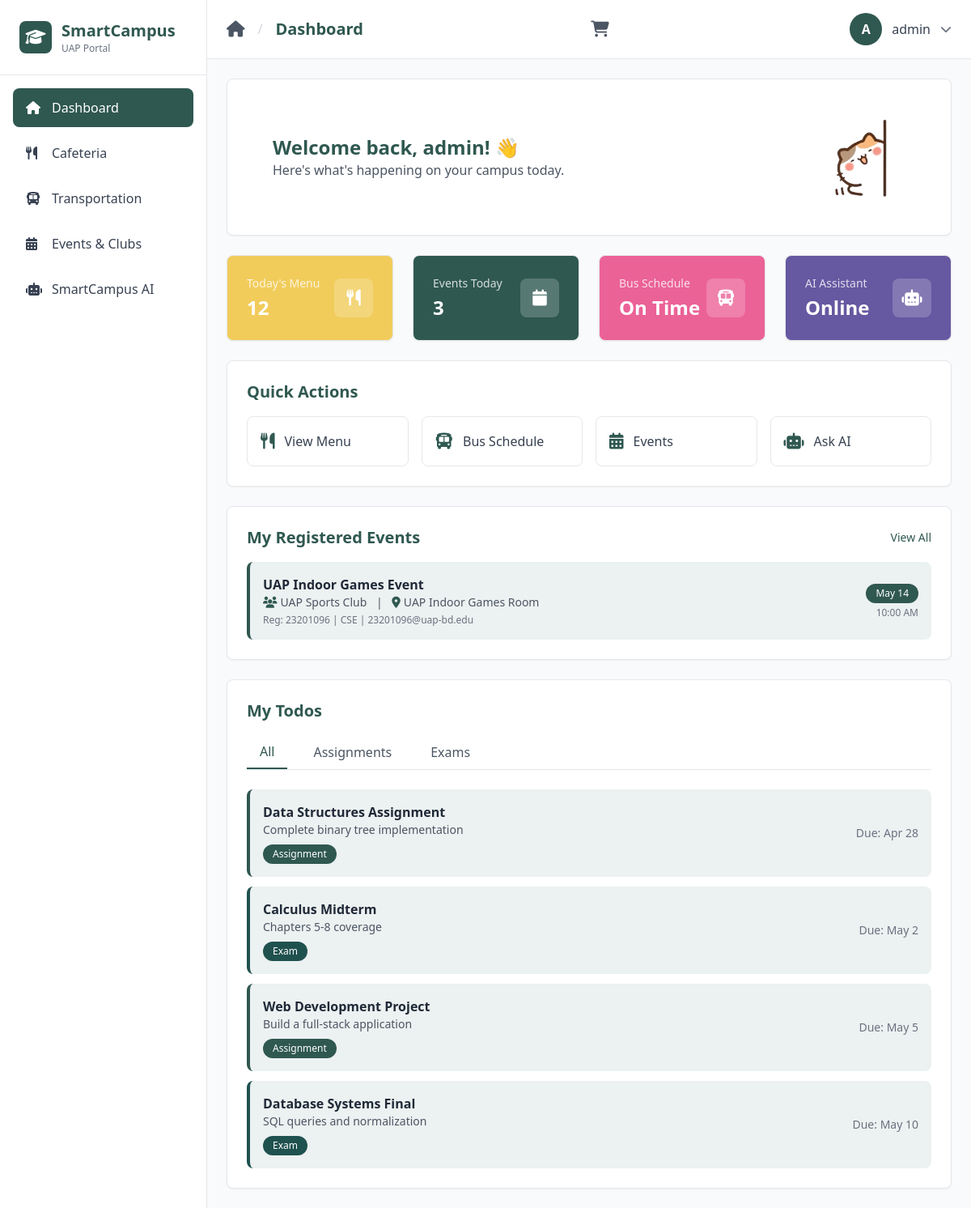
The page /dashboard/ (signed in) on the database its author committed.
### main/models.py (models this page shows, shortened)
class EventRegistration(models.Model):
    user = models.ForeignKey(User, on_delete=models.CASCADE, related_name='event_registrations')
    event = models.ForeignKey(Event, on_delete=models.CASCADE, related_name='registrations')
    full_name = models.CharField(max_length=200, blank=True, default='')
    registration_number = models.CharField(max_length=50, blank=True, default='')
    edu_email = models.EmailField(blank=True, default='')
    department = models.CharField(max_length=100, blank=True, default='')
    registered_at = models.DateTimeField(auto_now_add=True)
    class Meta:
        unique_together = ['user', 'event']
        ordering = ['-registered_at']

class Event(models.Model):
    title = models.CharField(max_length=300)
    description = models.TextField()
    club = models.ForeignKey(Club, on_delete=models.CASCADE, related_name='events')
    event_date = models.DateField()
    event_time = models.TimeField()
    location = models.CharField(max_length=300)
    image = models.ImageField(upload_to='events/', blank=True, null=True)
    is_active = models.BooleanField(default=True)
    created_at = models.DateTimeField(auto_now_add=True)
    updated_at = models.DateTimeField(auto_now=True)
    class Meta:
        ordering = ['event_date', 'event_time']

class Club(models.Model):
    name = models.CharField(max_length=200)
    description = models.TextField()
    category = models.CharField(max_length=100, choices=[
        ('cultural', 'Cultural'),
        ('sports', 'Sports'),
        ('academic', 'Academic'),
        ('technology', 'Technology'),
        ('arts', 'Arts'),
        ('social', 'Social'),
    ])
    president = models.CharField(max_length=200, blank=True)
    contact_email = models.EmailField(blank=True)
    logo = models.ImageField(upload_to='clubs/', blank=True, null=True)
    is_active = models.BooleanField(default=True)
    created_at = models.DateTimeField(auto_now_add=True)
    updated_at = models.DateTimeField(auto_now=True)
    class Meta:
        ordering = ['name']

### main/views.py (the view)
# urls.py: path('dashboard/', dashboard, name='dashboard'),
@login_required
def dashboard(request):
    from django.utils import timezone
    registered_events = EventRegistration.objects.filter(
        user=request.user,
        event__is_active=True,
        event__event_date__gte=timezone.now().date()
    ).select_related('event', 'event__club').order_by('event__event_date', 'event__event_time')[:5]
    return render(request, 'dashboard.html', {
        'active_page': 'dashboard',
        'page_title': 'Dashboard',
        'registered_events': registered_events,
    })

### main/context_processors.py (called while the page is built)
def cart_count(request):
    cart = request.session.get('cart', {})
    return {'cart_count': sum(cart.values())}

### templates/dashboard.html (shortened to what this page needs)
{% extends 'user_base.html' %}
{% load static %}
{% block content %}
<div class="space-y-6">
    <div class="bg-white rounded-lg shadow-sm border border-gray-200 p-6">
        <div class="flex items-center justify-between">
            <div class="flex items-center space-x-4">
                <div class="pl-8">
                    <h2 class="text-2xl font-bold text-primary">Welcome back, {{ user.username }}! 👋</h2>
                    <p class="text-gray-600">Here's what's happening on your campus today.</p>
                </div>
            </div>
            <div class="hidden lg:block">
                <img src="{% static 'smartcampus/images/welcome.png' %}" alt="Welcome" class="w-40 h-36 object-cover rounded-lg">
            </div>
        </div>
    </div>
    <div class="grid grid-cols-1 md:grid-cols-2 lg:grid-cols-4 gap-6">
        <div class="bg-[#f1cc5b] rounded-lg shadow-sm border border-gray-200 p-6 text-white">
            <div class="flex items-center justify-between">
                <div>
                    <p class="text-sm text-white/80 mb-1">Today's Menu</p>
                    <p class="text-2xl font-bold">12</p>
                </div>
                <div class="w-12 h-12 bg-white/20 backdrop-blur-sm rounded-lg flex items-center justify-center">
                    <i class="fas fa-utensils text-white text-xl"></i>
                </div>
            </div>
        </div>
        <div class="bg-gradient-to-br from-primary to-primary rounded-lg shadow-sm border border-gray-200 p-6 text-white">
            <div class="flex items-center justify-between">
                <div>
                    <p class="text-sm text-white/80 mb-1">Events Today</p>
                    <p class="text-2xl font-bold">3</p>
                </div>
                <div class="w-12 h-12 bg-white/20 backdrop-blur-sm rounded-lg flex items-center justify-center">
                    <i class="fas fa-calendar text-white text-xl"></i>
                </div>
            </div>
        </div>
        <div class="bg-[#eb6297] rounded-lg shadow-sm border border-gray-200 p-6 text-white">
            <div class="flex items-center justify-between">
                <div>
                    <p class="text-sm text-white/80 mb-1">Bus Schedule</p>
                    <p class="text-2xl font-bold">On Time</p>
                </div>
                <div class="w-12 h-12 bg-white/20 backdrop-blur-sm rounded-lg flex items-center justify-center">
                    <i class="fas fa-bus text-white text-xl"></i>
                </div>
            </div>
        </div>
        <div class="bg-[#6658a1] rounded-lg shadow-sm border border-gray-200 p-6 text-white">
            <div class="flex items-center justify-between">
                <div>
                    <p class="text-sm text-white/80 mb-1">AI Assistant</p>
                    <p class="text-2xl font-bold">Online</p>
                </div>
                <div class="w-12 h-12 bg-white/20 backdrop-blur-sm rounded-lg flex items-center justify-center">
                    <i class="fas fa-robot text-white text-xl"></i>
                </div>
            </div>
        </div>
    </div>
    <div class="bg-white rounded-lg shadow-sm border border-gray-200 p-6">
        <h3 class="text-xl font-bold text-primary mb-4">Quick Actions</h3>
        <div class="grid grid-cols-1 md:grid-cols-2 lg:grid-cols-4 gap-4">
            <a href="{% url 'cafeteria' %}" class="flex items-center space-x-3 p-4 border border-gray-200 rounded-lg hover:border-primary transition">
                <i class="fas fa-utensils text-primary text-xl"></i>
                <span class="font-medium text-gray-700">View Menu</span>
            </a>
            <a href="{% url 'transportation' %}" class="flex items-center space-x-3 p-4 border border-gray-200 rounded-lg hover:border-primary transition">
                <i class="fas fa-bus text-primary text-xl"></i>
                <span class="font-medium text-gray-700">Bus Schedule</span>
            </a>
            <a href="{% url 'events' %}" class="flex items-center space-x-3 p-4 border border-gray-200 rounded-lg hover:border-primary transition">
                <i class="fas fa-calendar-alt text-primary text-xl"></i>
                <span class="font-medium text-gray-700">Events</span>
            </a>
            <a href="{% url 'ai' %}" class="flex items-center space-x-3 p-4 border border-gray-200 rounded-lg hover:border-primary transition">
                <i class="fas fa-robot text-primary text-xl"></i>
                <span class="font-medium text-gray-700">Ask AI</span>
            </a>
        </div>
    </div>
    <div class="bg-white rounded-lg shadow-sm border border-gray-200 p-6">
        <div class="flex items-center justify-between mb-4">
            <h3 class="text-xl font-bold text-primary">My Registered Events</h3>
            <a href="{% url 'my_registered_events' %}" class="text-sm text-primary hover:underline">View All</a>
        </div>
        {% if registered_events %}
        <div class="space-y-3">
            {% for reg in registered_events %}
            <div class="flex items-center justify-between p-4 bg-accent/10 rounded-lg border-l-4 border-primary">
                <div>
                    <h4 class="font-semibold text-gray-800">{{ reg.event.title }}</h4>
                    <p class="text-sm text-gray-600">
                        <i class="fas fa-users mr-1 text-primary"></i>{{ reg.event.club.name }}
                        <span class="mx-2">|</span>
                        <i class="fas fa-map-marker-alt mr-1 text-primary"></i>{{ reg.event.location }}
                    </p>
                    <p class="text-xs text-gray-500 mt-1">
                        Reg: {{ reg.registration_number }} | {{ reg.department }} | {{ reg.edu_email }}
                    </p>
                </div>
                <div class="text-right">
                    <span class="inline-block px-3 py-1 bg-primary text-white text-xs rounded-full">
                        {{ reg.event.event_date|date:"M d" }}
                    </span>
                    <p class="text-xs text-gray-500 mt-1">{{ reg.event.event_time|time:"g:i A" }}</p>
                </div>
            </div>
            {% endfor %}
        </div>
        {% endif %}
    </div>
    <div class="bg-white rounded-lg shadow-sm border border-gray-200 p-6">
        <h3 class="text-xl font-bold text-primary mb-4">My Todos</h3>
        <div class="flex space-x-4 mb-6 border-b border-gray-200">
            <button onclick="switchTab('all')" id="tab-all" class="tab-btn px-4 py-2 font-medium text-primary border-b-2 border-primary transition">
                All
            </button>
            <button onclick="switchTab('assignments')" id="tab-assignments" class="tab-btn px-4 py-2 font-medium text-gray-600 hover:text-primary transition">
                Assignments
            </button>
            <button onclick="switchTab('exams')" id="tab-exams" class="tab-btn px-4 py-2 font-medium text-gray-600 hover:text-primary transition">
                Exams
            </button>
        </div>
        <div id="todo-content">
            <div id="todos-all" class="todo-tab-content space-y-3">
                <div class="flex items-center justify-between p-4 bg-accent/10 rounded-lg border-l-4 border-primary">
                    <div>
                        <h4 class="font-semibold text-gray-800">Data Structures Assignment</h4>
                        <p class="text-sm text-gray-600">Complete binary tree implementation</p>
                        <span class="inline-block mt-2 px-3 py-1 bg-primary text-white text-xs rounded-full">Assignment</span>
                    </div>
                    <span class="text-sm text-gray-500">Due: Apr 28</span>
                </div>
                <div class="flex items-center justify-between p-4 bg-accent/10 rounded-lg border-l-4 border-secondary">
                    <div>
                        <h4 class="font-semibold text-gray-800">Calculus Midterm</h4>
                        <p class="text-sm text-gray-600">Chapters 5-8 coverage</p>
                        <span class="inline-block mt-2 px-3 py-1 bg-secondary text-white text-xs rounded-full">Exam</span>
                    </div>
                    <span class="text-sm text-gray-500">Due: May 2</span>
                </div>
                <div class="flex items-center justify-between p-4 bg-accent/10 rounded-lg border-l-4 border-primary">
                    <div>
                        <h4 class="font-semibold text-gray-800">Web Development Project</h4>
                        <p class="text-sm text-gray-600">Build a full-stack application</p>
                        <span class="inline-block mt-2 px-3 py-1 bg-primary text-white text-xs rounded-full">Assignment</span>
                    </div>
                    <span class="text-sm text-gray-500">Due: May 5</span>
                </div>
                <div class="flex items-center justify-between p-4 bg-accent/10 rounded-lg border-l-4 border-secondary">
                    <div>
                        <h4 class="font-semibold text-gray-800">Database Systems Final</h4>
                        <p class="text-sm text-gray-600">SQL queries and normalization</p>
                        <span class="inline-block mt-2 px-3 py-1 bg-secondary text-white text-xs rounded-full">Exam</span>
                    </div>
                    <span class="text-sm text-gray-500">Due: May 10</span>
                </div>
            </div>
        </div>
    </div>
</div>
{% endblock %}

### templates/user_base.html (shortened to what this page needs)
{% extends 'base.html' %}
{% block body %}
<div class="flex h-screen">
    <aside class="w-64 bg-white border-r border-gray-200 flex flex-col">
        <div class="p-6 border-b border-gray-200">
            <div class="flex items-center space-x-3">
                <div class="w-10 h-10 bg-primary rounded-lg flex items-center justify-center">
                    <i class="fas fa-graduation-cap text-white text-xl"></i>
                </div>
                <div>
                    <h1 class="text-xl font-bold text-primary">SmartCampus</h1>
                    <p class="text-xs text-gray-500">UAP Portal</p>
                </div>
            </div>
        </div>
        <nav class="flex-1 p-4 space-y-2">
            <a href="{% url 'dashboard' %}" class="sidebar-link flex items-center space-x-3 px-4 py-3 rounded-lg text-gray-700 hover:bg-gray-100 transition {% if active_page == 'dashboard' %}active{% endif %}">
                <i class="fas fa-home w-5"></i>
                <span class="font-medium">Dashboard</span>
            </a>
            <a href="{% url 'cafeteria' %}" class="sidebar-link flex items-center space-x-3 px-4 py-3 rounded-lg text-gray-700 hover:bg-gray-100 transition {% if active_page == 'cafeteria' %}active{% endif %}">
                <i class="fas fa-utensils w-5"></i>
                <span class="font-medium">Cafeteria</span>
            </a>
            <a href="{% url 'transportation' %}" class="sidebar-link flex items-center space-x-3 px-4 py-3 rounded-lg text-gray-700 hover:bg-gray-100 transition {% if active_page == 'transportation' %}active{% endif %}">
                <i class="fas fa-bus w-5"></i>
                <span class="font-medium">Transportation</span>
            </a>
            <a href="{% url 'events' %}" class="sidebar-link flex items-center space-x-3 px-4 py-3 rounded-lg text-gray-700 hover:bg-gray-100 transition {% if active_page == 'events' %}active{% endif %}">
                <i class="fas fa-calendar-alt w-5"></i>
                <span class="font-medium">Events & Clubs</span>
            </a>
            <a href="{% url 'ai' %}" class="sidebar-link flex items-center space-x-3 px-4 py-3 rounded-lg text-gray-700 hover:bg-gray-100 transition {% if active_page == 'ai' %}active{% endif %}">
                <i class="fas fa-robot w-5"></i>
                <span class="font-medium">SmartCampus AI</span>
            </a>
        </nav>
    </aside>
    <div class="flex-1 flex flex-col overflow-hidden">
        <header class="bg-white border-b border-gray-200 px-6 py-4 flex items-center justify-between">
            <div class="flex items-center space-x-4">
                <a href="{% url 'dashboard' %}" class="text-gray-600 hover:text-primary transition">
                    <i class="fas fa-home text-xl"></i>
                </a>
                <span class="text-gray-300">/</span>
                <h2 class="text-xl font-semibold text-primary">{{ page_title }}</h2>
            </div>
            <a href="{% url 'cart_view' %}" class="relative text-gray-600 hover:text-primary transition mr-4">
                <i class="fas fa-shopping-cart text-xl"></i>
            </a>
            <div class="relative">
                <button onclick="toggleDropdown()" class="flex items-center space-x-3 focus:outline-none">
                    <div class="w-10 h-10 bg-primary rounded-full flex items-center justify-center text-white font-semibold">
                        {{ user.username|first|upper }}
                    </div>
                    <span class="text-gray-700 font-medium">{{ user.username }}</span>
                    <i class="fas fa-chevron-down text-gray-500 text-sm"></i>
                </button>
            </div>
        </header>
        <main class="flex-1 overflow-y-auto p-6 bg-gray-50">
            {% block content %}{% endblock %}
        </main>
    </div>
</div>
{% endblock %}

### rows shown on the page
EventRegistration: event "UAP Indoor Games Event", event.club.name "UAP Sports Club", event.location "UAP Indoor Games Room", registration_number "23201096", department "CSE", edu_email "23201096@uap-bd.edu", event.event_date "May 14", event.event_time "10:00 AM"

### other values the page prints
{{ page_title }} "Dashboard"
{{ user.username|first|upper }} "A"
{{ user.username }} "admin"
